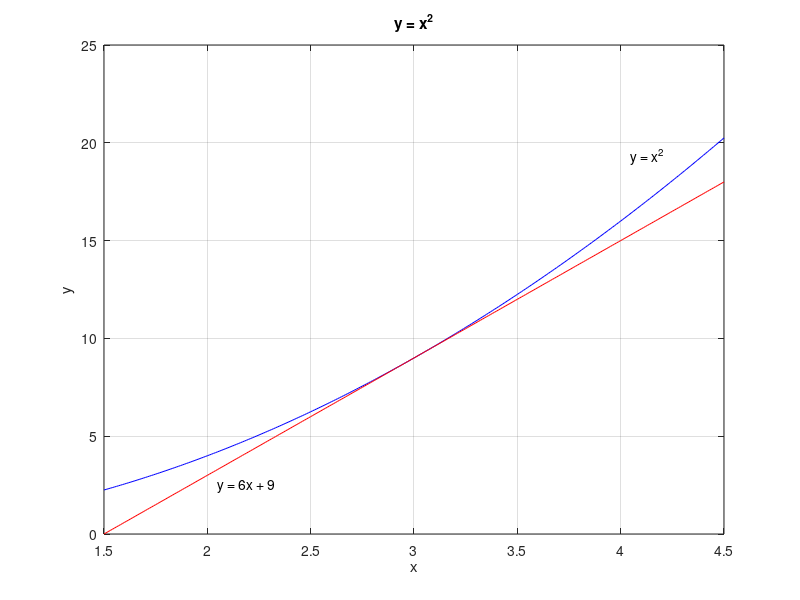

Write MATLAB code to recreate this figure.
close all;

% The graph of  y = x^2
x = 1.5:0.01:4.5;
y = x.^2;
plot(x,y,'b')
hold on
text(4.05, 19.3, 'y = x^2');

% The graph of the tangente to the curve y=x^2 at x=3.
y = 6.*x - 9;
plot(x,y,'r')
text(2.05, 2.5, 'y = 6x + 9');

% The title and the labels
grid on;
xlabel('x')
ylabel('y')
title('y = x^2')
